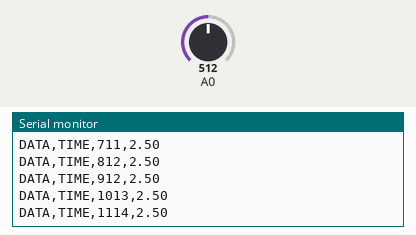
Bench run of a sketch on a simulated Arduino Uno, built with avr-gcc and run on an emulated ATmega328P. Parts: the last lines printed to the serial monitor. The inputs (shaded band) are chosen by the test bench; at power-on: A0 = 512.

Above: at 1.2 s.
1.3 s: A0 set to 716
At 1.32 s:
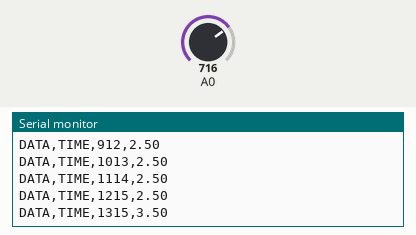
2.8 s: A0 set to 900
At 2.83 s:
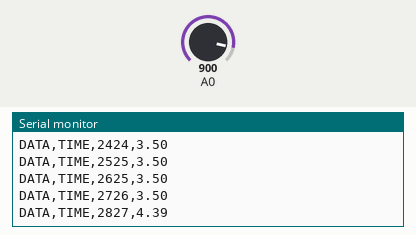
Timing chart, 0 to 5.8 s (numbered marks = the images above; inputs shaded):
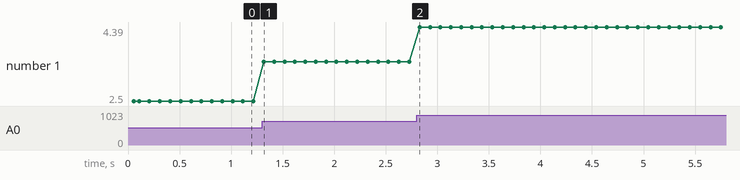

Measured:
- after the input at 1.3 s, the serial monitor: prints a new line at once (image 1)
- plotted number 1: 2.5 → 3.5 after the input at 1.3 s

The sketch:

contoh_parallax.ino
```cpp
unsigned long int milli_time;
float voltage;
void setup(){
  Serial.begin(9600);
  Serial.println("CLEARDATA");
  Serial.println("LABEL,Computer Time,Time(Milli Sec.),Volt");

}
void loop(){
  milli_time=millis();
  voltage=5.0*analogRead(A0)/1024.0;
  Serial.print("DATA,TIME,");
  Serial.print(milli_time);
  Serial.print(",");
  Serial.println(voltage);

  delay(100);

}
```
